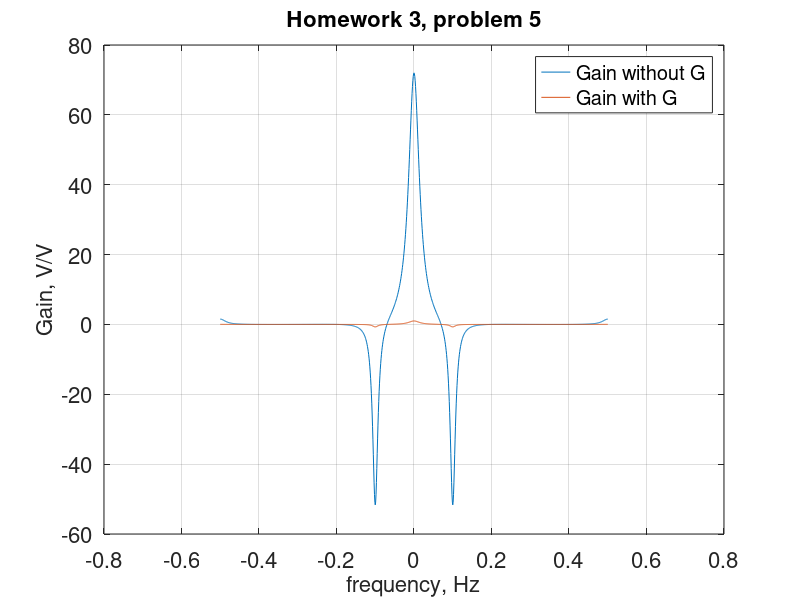

Source code (MATLAB): (Note: this script raises an error after producing the figure.)
% Author: Spencer Goulette
% ECE 486 - HW #3 Problem 5
% February 12th, 2019

clear variables

%% Problem 5
f = linspace(-0.5,0.5,1001); % Frequency from -0.5 to 0.5
z = exp(1i .* 2 .* pi .* f); % Z
H1 = (1.0000.*z.^(2) + 1.6180.*z.^(1) + 1.0000)./(1.*z.^(2) + -1.5371.*z.^(1) + 0.9025); % Filter 1 H(z)
H2 = (1.0000.*z.^(2) - 0.6180.*z.^(1) + 1.0000)./(1.*z.^(2) - 0.8100); % Filter 2 H(z)

H = (20*log10(abs(H1 .* H2))); % Gain in dB without G
G = 1 / 10^(max(H) / 20) % G to make max gain 1 V/V <--- Answer to Part A
H = H1 .* H2; % Gain in V/V without G
HG = H1 .* H2 .* G; % Gain in V/V with G

Fig1 = figure('Position', [200, 75, 850, 600]); % set figure size and location <--- Answer to Part B
plot(f,H,f,HG); % stem plot
grid on; % add grid
set(gca, 'fontsize', 16); % increase font size
xlabel('frequency, Hz', 'fontsize', 16); % x label
ylabel('Gain, V/V', 'fontsize', 16); % y label
title('Homework 3, problem 5', 'fontsize', 16); % title
legend('Gain without G','Gain with G'); % legend

x = [3 1.5 -1.8 0.2 0 0 0 0 0 0 0 0 0 0 0 0 0 0 0 0]; % x[n] for the 0<=n<=19
xG = x .* G; % After G stage

a1 = [1.0000 -1.5371 0.9025]; % Coefficients for Filter 1
b1 = [1.0000 1.6180 1.0000];
a2 = [1.0000 0.0000 -0.8100]; % Coefficients for Filter 2
b2 = [1.0000 -0.6180 1.0000];

y1 = filter(a1,b1,xG); % Filter 1
y2 = filter(a2,b2,y1); % Filter 2

x = x'; % Transpose rows to columns and rename
G = xG';
Filter1 = y1';
Filter2 = y2';

T = table(x,G,Filter1,Filter2) % Create table <--- Answer to Part C


